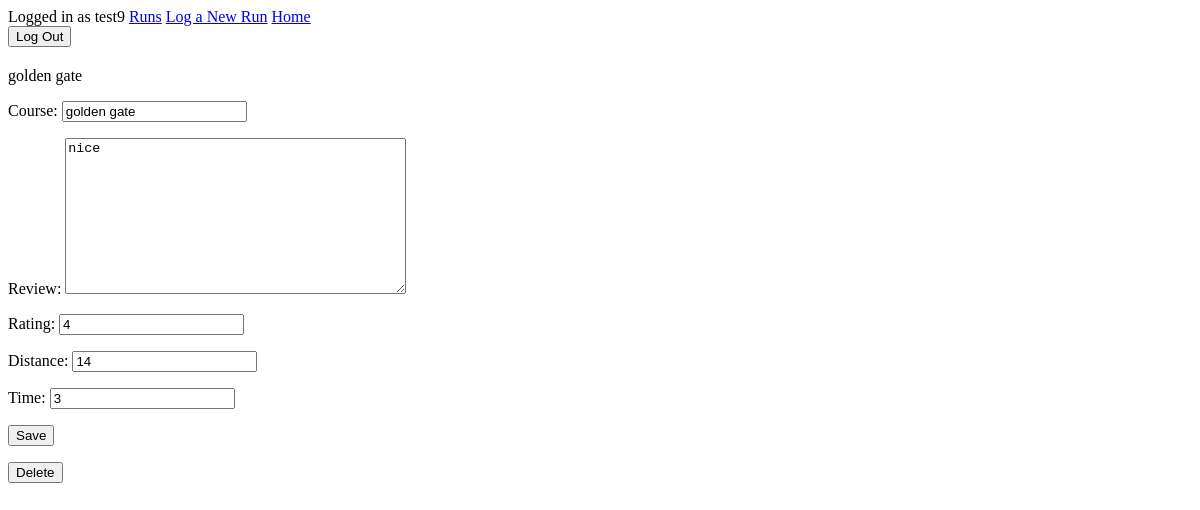
Page /run/2 (signed in) on the earlier database version.
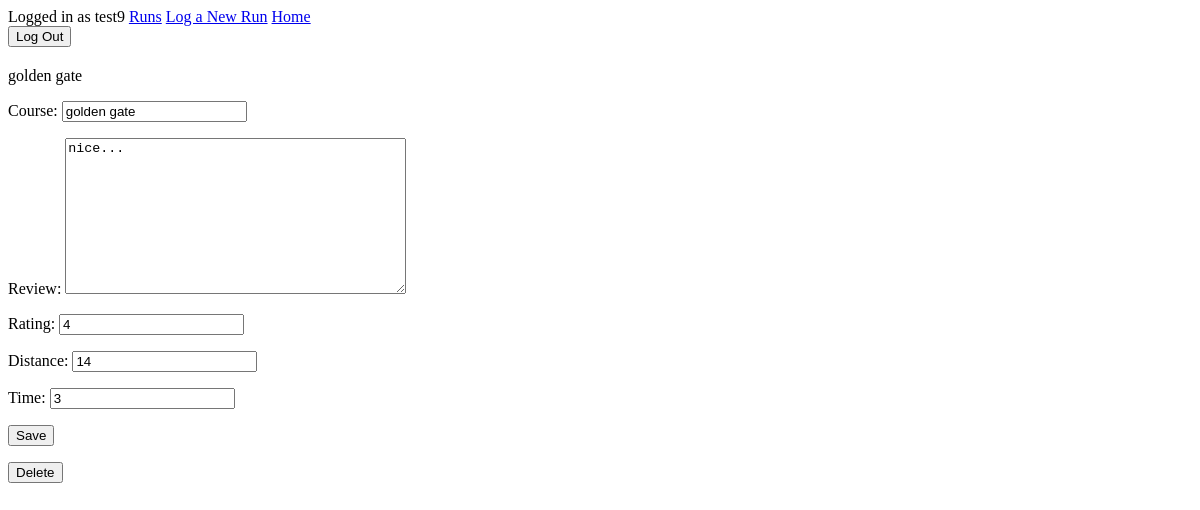
Same page on the later database version.
### ecr/models.py (models this page shows, shortened)
class Run(models.Model):
    course = models.CharField(max_length=100)
    review = models.TextField(blank=True)
    created = models.DateField(auto_now_add=True)
    rating = models.IntegerField(null=True)
    distance = models.IntegerField()
    time = models.IntegerField()
    user = models.ForeignKey(User, on_delete=models.CASCADE)

### ecr/views.py (the view, shortened to what this page needs)
# urls.py: path('run/<int:run_pk>', views.viewrun, name='viewrun'),
def viewrun(request, run_pk):
    run = get_object_or_404(Run, pk=run_pk, user=request.user)
    if request.method == 'GET':
        form = RunForm(instance=run)
        return render(request, 'ecr/viewrun.html', {'run':run, 'form':form})

### ecr/forms.py
class RunForm(ModelForm):
    class Meta:
        model = Run
        fields = ['course', 'review', 'rating', 'distance', 'time']

### ecr/templates/ecr/viewrun.html (shortened to what this page needs)
{% extends 'ecr/base.html' %}
{% block content %}
{{ run.course }}
<form method="POST">
    {{ form.as_p }}
    <button type="submit">Save</button>
</form>
<form method="POST" action="{% url 'deleterun' run.id %}">
    <button type="submit">Delete</button>
</form>
{% endblock %}

Differences in the rows shown:
changed Run "golden gate": review "nice" → "nice..."
